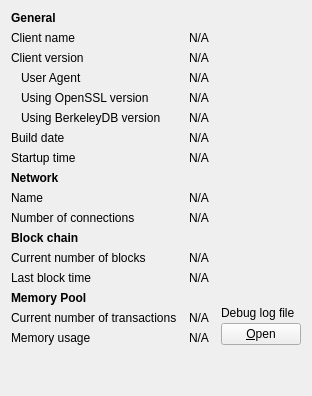
     <widget class="QWidget" name="tab_info">
      <attribute name="title">
       <string>&amp;Information</string>
      </attribute>
      <layout class="QGridLayout" name="gridLayout" columnstretch="0,1,0">
       <property name="horizontalSpacing">
        <number>12</number>
       </property>
       <item row="0" column="0">
        <widget class="QLabel" name="label_9">
         <property name="font">
          <font>
           <weight>75</weight>
           <bold>true</bold>
          </font>
         </property>
         <property name="text">
          <string>General</string>
         </property>
        </widget>
       </item>
       <item row="1" column="0">
        <widget class="QLabel" name="label_5">
         <property name="text">
          <string>Client name</string>
         </property>
        </widget>
       </item>
       <item row="1" column="1" colspan="2">
        <widget class="QLabel" name="clientName">
         <property name="cursor">
          <cursorShape>IBeamCursor</cursorShape>
         </property>
         <property name="text">
          <string>N/A</string>
         </property>
         <property name="textFormat">
          <enum>Qt::PlainText</enum>
         </property>
         <property name="textInteractionFlags">
          <set>Qt::LinksAccessibleByMouse|Qt::TextSelectableByKeyboard|Qt::TextSelectableByMouse</set>
         </property>
        </widget>
       </item>
       <item row="2" column="0">
        <widget class="QLabel" name="label_6">
         <property name="text">
          <string>Client version</string>
         </property>
        </widget>
       </item>
       <item row="2" column="1" colspan="2">
        <widget class="QLabel" name="clientVersion">
         <property name="cursor">
          <cursorShape>IBeamCursor</cursorShape>
         </property>
         <property name="text">
          <string>N/A</string>
         </property>
         <property name="textFormat">
          <enum>Qt::PlainText</enum>
         </property>
         <property name="textInteractionFlags">
          <set>Qt::LinksAccessibleByMouse|Qt::TextSelectableByKeyboard|Qt::TextSelectableByMouse</set>
         </property>
        </widget>
       </item>
       <item row="3" column="0">
        <widget class="QLabel" name="labelClientUserAgent">
         <property name="text">
          <string>User Agent</string>
         </property>
         <property name="indent">
          <number>10</number>
         </property>
        </widget>
       </item>
       <item row="3" column="1" colspan="2">
        <widget class="QLabel" name="clientUserAgent">
         <property name="cursor">
          <cursorShape>IBeamCursor</cursorShape>
         </property>
         <property name="text">
          <string>N/A</string>
         </property>
         <property name="textFormat">
          <enum>Qt::PlainText</enum>
         </property>
         <property name="textInteractionFlags">
          <set>Qt::LinksAccessibleByMouse|Qt::TextSelectableByKeyboard|Qt::TextSelectableByMouse</set>
         </property>
        </widget>
       </item>
       <item row="4" column="0">
        <widget class="QLabel" name="label_14">
         <property name="text">
          <string>Using OpenSSL version</string>
         </property>
         <property name="indent">
          <number>10</number>
         </property>
        </widget>
       </item>
       <item row="4" column="1" colspan="2">
        <widget class="QLabel" name="openSSLVersion">
         <property name="cursor">
          <cursorShape>IBeamCursor</cursorShape>
         </property>
         <property name="text">
          <string>N/A</string>
         </property>
         <property name="textFormat">
          <enum>Qt::PlainText</enum>
         </property>
         <property name="textInteractionFlags">
          <set>Qt::LinksAccessibleByMouse|Qt::TextSelectableByKeyboard|Qt::TextSelectableByMouse</set>
         </property>
        </widget>
       </item>
       <item row="5" column="0">
        <widget class="QLabel" name="label_berkeleyDBVersion">
         <property name="text">
          <string>Using BerkeleyDB version</string>
         </property>
         <property name="indent">
          <number>10</number>
         </property>
        </widget>
       </item>
       <item row="5" column="1" colspan="2">
        <widget class="QLabel" name="berkeleyDBVersion">
         <property name="cursor">
          <cursorShape>IBeamCursor</cursorShape>
         </property>
         <property name="text">
          <string>N/A</string>
         </property>
         <property name="textFormat">
          <enum>Qt::PlainText</enum>
         </property>
         <property name="textInteractionFlags">
          <set>Qt::LinksAccessibleByMouse|Qt::TextSelectableByKeyboard|Qt::TextSelectableByMouse</set>
         </property>
        </widget>
       </item>
       <item row="6" column="0">
        <widget class="QLabel" name="label_12">
         <property name="text">
          <string>Build date</string>
         </property>
        </widget>
       </item>
       <item row="6" column="1" colspan="2">
        <widget class="QLabel" name="buildDate">
         <property name="cursor">
          <cursorShape>IBeamCursor</cursorShape>
         </property>
         <property name="text">
          <string>N/A</string>
         </property>
         <property name="textFormat">
          <enum>Qt::PlainText</enum>
         </property>
         <property name="textInteractionFlags">
          <set>Qt::LinksAccessibleByMouse|Qt::TextSelectableByKeyboard|Qt::TextSelectableByMouse</set>
         </property>
        </widget>
       </item>
       <item row="7" column="0">
        <widget class="QLabel" name="label_13">
         <property name="text">
          <string>Startup time</string>
         </property>
        </widget>
       </item>
       <item row="7" column="1" colspan="2">
        <widget class="QLabel" name="startupTime">
         <property name="cursor">
          <cursorShape>IBeamCursor</cursorShape>
         </property>
         <property name="text">
          <string>N/A</string>
         </property>
         <property name="textFormat">
          <enum>Qt::PlainText</enum>
         </property>
         <property name="textInteractionFlags">
          <set>Qt::LinksAccessibleByMouse|Qt::TextSelectableByKeyboard|Qt::TextSelectableByMouse</set>
         </property>
        </widget>
       </item>
       <item row="9" column="0">
        <widget class="QLabel" name="label_8">
         <property name="text">
          <string>Name</string>
         </property>
        </widget>
       </item>
       <item row="9" column="1" colspan="2">
        <widget class="QLabel" name="networkName">
         <property name="cursor">
          <cursorShape>IBeamCursor</cursorShape>
         </property>
         <property name="text">
          <string>N/A</string>
         </property>
         <property name="textFormat">
          <enum>Qt::PlainText</enum>
         </property>
         <property name="textInteractionFlags">
          <set>Qt::LinksAccessibleByMouse|Qt::TextSelectableByKeyboard|Qt::TextSelectableByMouse</set>
         </property>
        </widget>
       </item>
       <item row="10" column="0">
        <widget class="QLabel" name="label_7">
         <property name="text">
          <string>Number of connections</string>
         </property>
        </widget>
       </item>
       <item row="10" column="1" colspan="2">
        <widget class="QLabel" name="numberOfConnections">
         <property name="cursor">
          <cursorShape>IBeamCursor</cursorShape>
         </property>
         <property name="text">
          <string>N/A</string>
         </property>
         <property name="textFormat">
          <enum>Qt::PlainText</enum>
         </property>
         <property name="textInteractionFlags">
          <set>Qt::LinksAccessibleByMouse|Qt::TextSelectableByKeyboard|Qt::TextSelectableByMouse</set>
         </property>
        </widget>
       </item>
       <item row="11" column="0">
        <widget class="QLabel" name="label_10">
         <property name="font">
          <font>
           <weight>75</weight>
           <bold>true</bold>
          </font>
         </property>
         <property name="text">
          <string>Block chain</string>
         </property>
        </widget>
       </item>
       <item row="12" column="0">
        <widget class="QLabel" name="label_3">
         <property name="text">
          <string>Current number of blocks</string>
         </property>
        </widget>
       </item>
       <item row="12" column="1" colspan="2">
        <widget class="QLabel" name="numberOfBlocks">
         <property name="cursor">
          <cursorShape>IBeamCursor</cursorShape>
         </property>
         <property name="text">
          <string>N/A</string>
         </property>
         <property name="textFormat">
          <enum>Qt::PlainText</enum>
         </property>
         <property name="textInteractionFlags">
          <set>Qt::LinksAccessibleByMouse|Qt::TextSelectableByKeyboard|Qt::TextSelectableByMouse</set>
         </property>
        </widget>
       </item>
       <item row="13" column="0">
        <widget class="QLabel" name="labelLastBlockTime">
         <property name="text">
          <string>Last block time</string>
         </property>
        </widget>
       </item>
       <item row="13" column="1" colspan="2">
        <widget class="QLabel" name="lastBlockTime">
         <property name="cursor">
          <cursorShape>IBeamCursor</cursorShape>
         </property>
         <property name="text">
          <string>N/A</string>
         </property>
         <property name="textFormat">
          <enum>Qt::PlainText</enum>
         </property>
         <property name="textInteractionFlags">
          <set>Qt::LinksAccessibleByMouse|Qt::TextSelectableByKeyboard|Qt::TextSelectableByMouse</set>
         </property>
        </widget>
       </item>
       <item row="14" column="0">
        <widget class="QLabel" name="labelMempoolTitle">
         <property name="font">
          <font>
           <weight>75</weight>
           <bold>true</bold>
          </font>
         </property>
         <property name="text">
          <string>Memory Pool</string>
         </property>
        </widget>
       </item>
       <item row="15" column="0">
        <widget class="QLabel" name="labelNumberOfTransactions">
         <property name="text">
          <string>Current number of transactions</string>
         </property>
        </widget>
       </item>
       <item row="15" column="1">
        <widget class="QLabel" name="mempoolNumberTxs">
         <property name="cursor">
          <cursorShape>IBeamCursor</cursorShape>
         </property>
         <property name="text">
          <string>N/A</string>
         </property>
         <property name="textFormat">
          <enum>Qt::PlainText</enum>
         </property>
         <property name="textInteractionFlags">
          <set>Qt::LinksAccessibleByMouse|Qt::TextSelectableByKeyboard|Qt::TextSelectableByMouse</set>
         </property>
        </widget>
       </item>
       <item row="8" column="0">
        <widget class="QLabel" name="labelNetwork">
         <property name="font">
          <font>
           <weight>75</weight>
           <bold>true</bold>
          </font>
         </property>
         <property name="text">
          <string>Network</string>
         </property>
        </widget>
       </item>
       <item row="16" column="0">
        <widget class="QLabel" name="labelMemoryUsage">
         <property name="text">
          <string>Memory usage</string>
         </property>
        </widget>
       </item>
       <item row="16" column="1">
        <widget class="QLabel" name="mempoolSize">
         <property name="cursor">
          <cursorShape>IBeamCursor</cursorShape>
         </property>
         <property name="text">
          <string>N/A</string>
         </property>
         <property name="textFormat">
          <enum>Qt::PlainText</enum>
         </property>
         <property name="textInteractionFlags">
          <set>Qt::LinksAccessibleByMouse|Qt::TextSelectableByKeyboard|Qt::TextSelectableByMouse</set>
         </property>
        </widget>
       </item>
       <item row="14" column="2" rowspan="3">
        <layout class="QVBoxLayout" name="verticalLayoutDebugButton">
         <property name="spacing">
          <number>3</number>
         </property>
         <item>
          <spacer name="verticalSpacer_2">
           <property name="orientation">
            <enum>Qt::Vertical</enum>
           </property>
           <property name="sizeHint" stdset="0">
            <size>
             <width>10</width>
             <height>5</height>
            </size>
           </property>
          </spacer>
         </item>
         <item>
          <widget class="QLabel" name="labelDebugLogfile">
           <property name="text">
            <string>Debug log file</string>
           </property>
          </widget>
         </item>
         <item>
          <widget class="QPushButton" name="openDebugLogfileButton">
           <property name="toolTip">
            <string>Open the YourSaasCoin Core debug log file from the current data directory. This can take a few seconds for large log files.</string>
           </property>
           <property name="text">
            <string>&amp;Open</string>
           </property>
           <property name="autoDefault">
            <bool>false</bool>
           </property>
          </widget>
         </item>
        </layout>
       </item>
       <item row="18" column="0">
        <spacer name="verticalSpacer">
         <property name="orientation">
          <enum>Qt::Vertical</enum>
         </property>
         <property name="sizeHint" stdset="0">
          <size>
           <width>20</width>
           <height>40</height>
          </size>
         </property>
        </spacer>
       </item>
      </layout>
     </widget>
